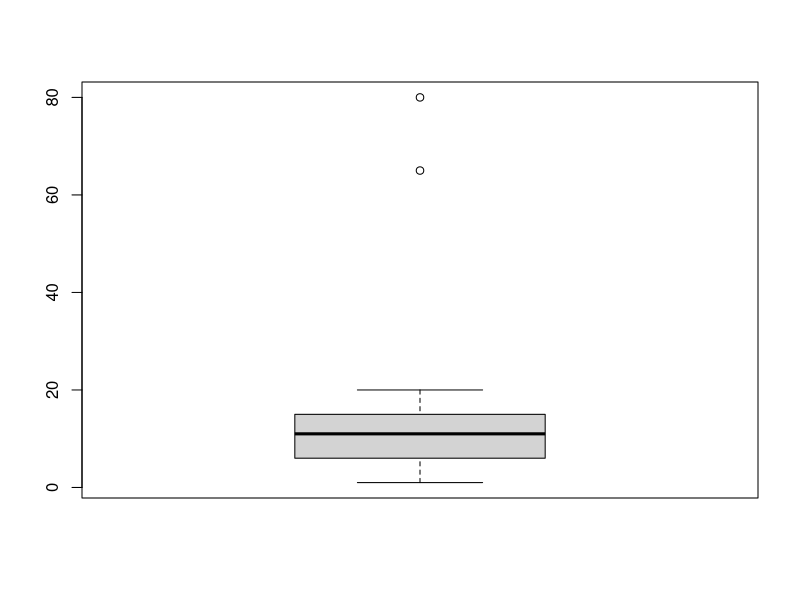
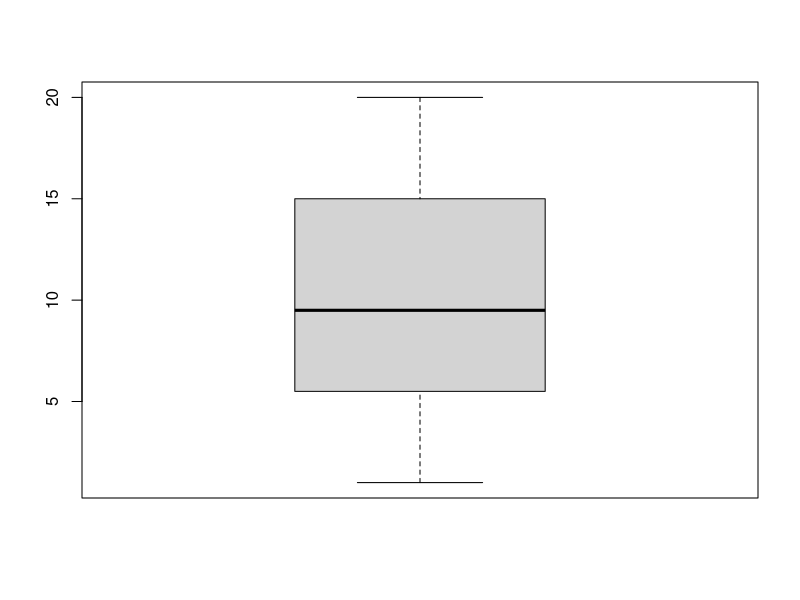
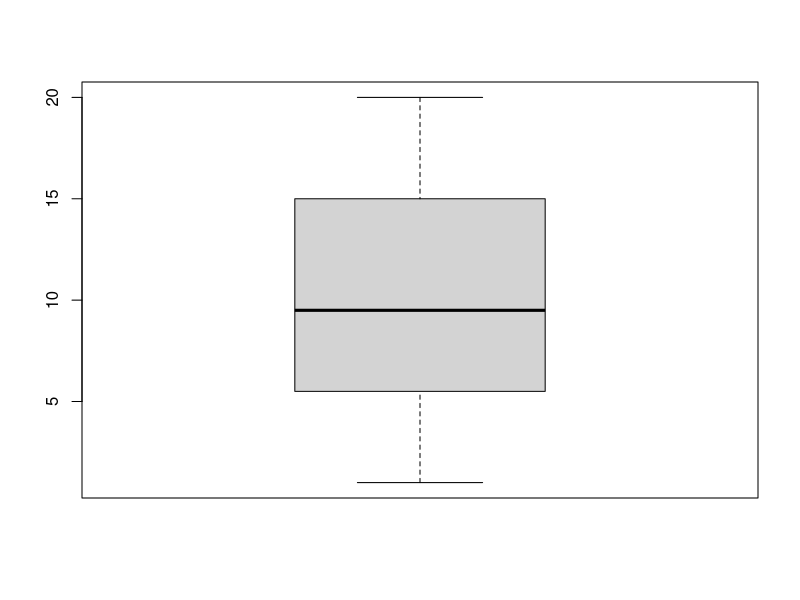

Here is the R script that generated these plots, in order:

#outlier treatment
data <- c(sample(x = 1:20, size = 40, replace = T),65,80)
data
summary(data)
 
boxplot(data)

#discarding the outliers from the data set

bench <- 16.75 + 1.5*IQR(data) #q3 +1.5*IQR(data)
bench
data <- data[data < bench ]

boxplot(data)

#method 2 : winsorizing

bench <- 16.50 + 1.5*IQR(data) #q3 +1.5*IQR(data)
bench

data[data > bench] <- bench

boxplot(data)
summary(data)
